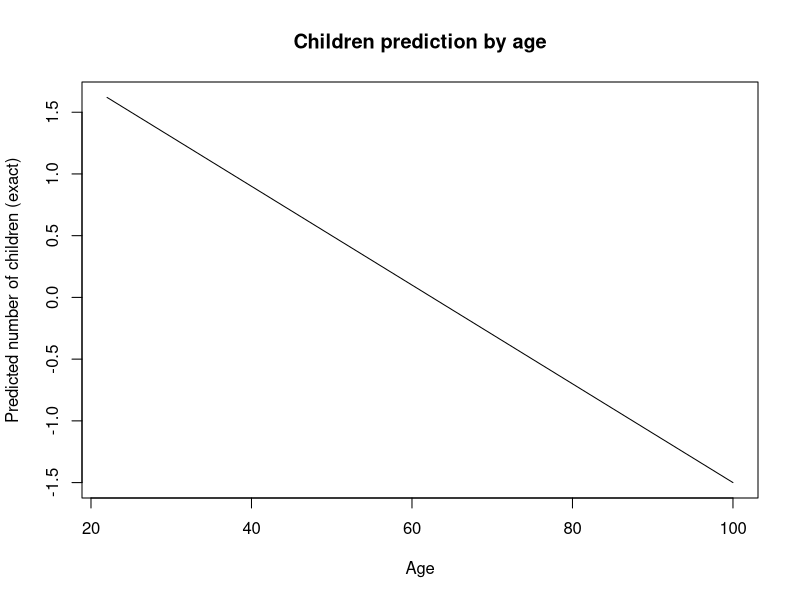
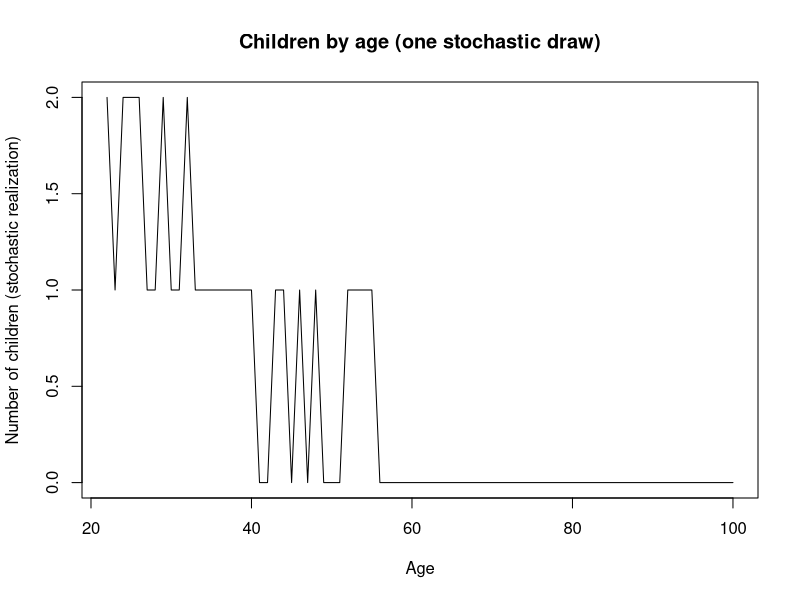
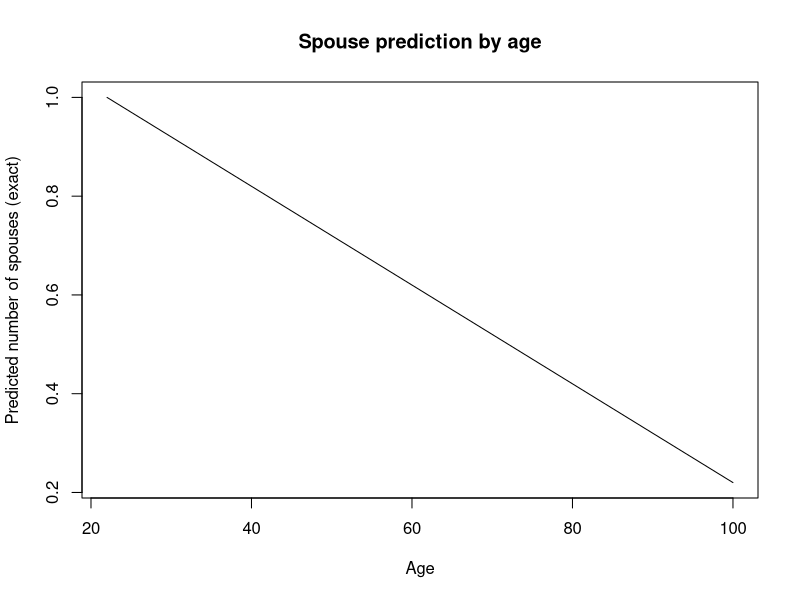
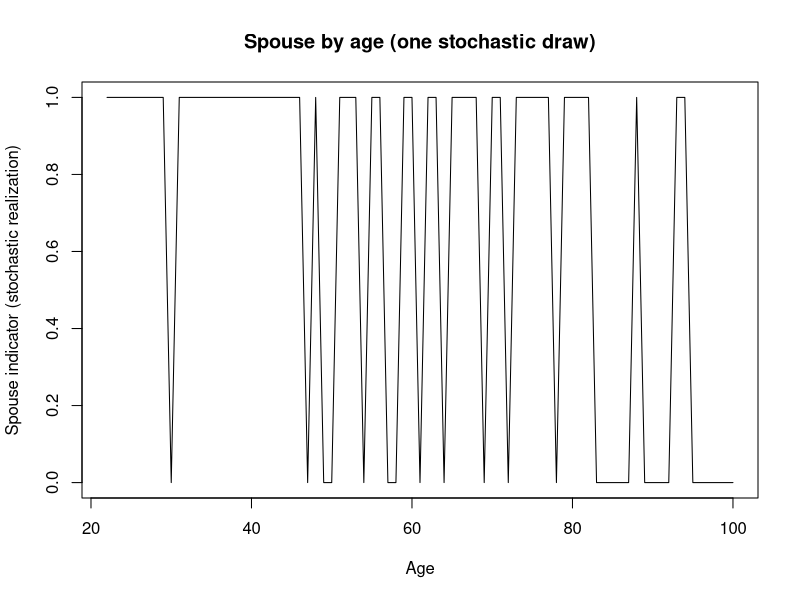
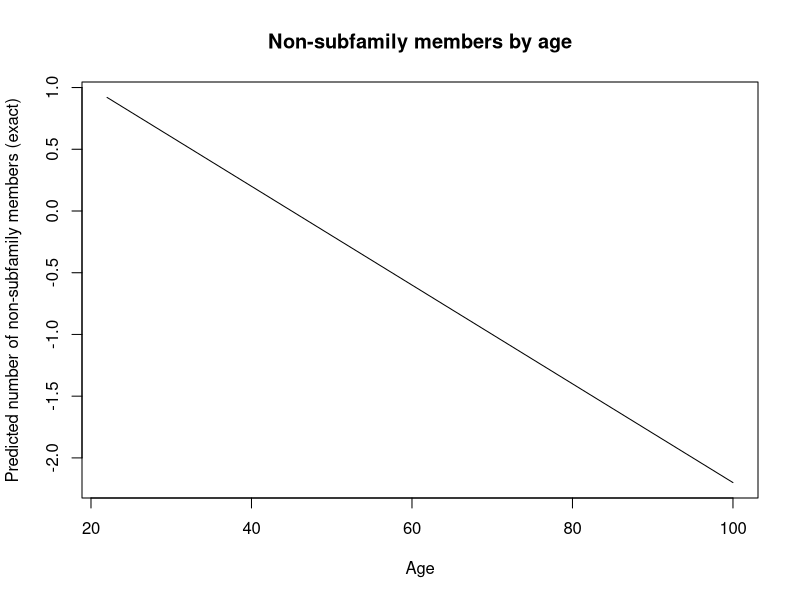
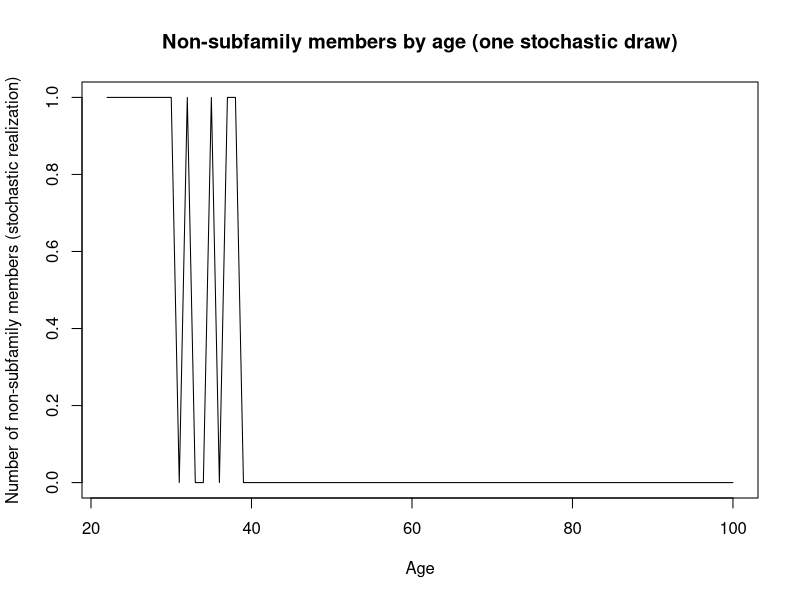
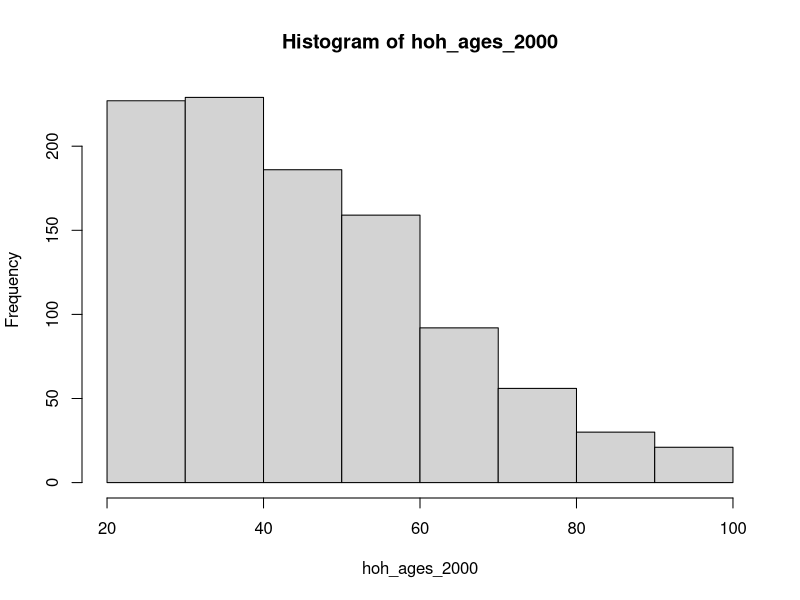
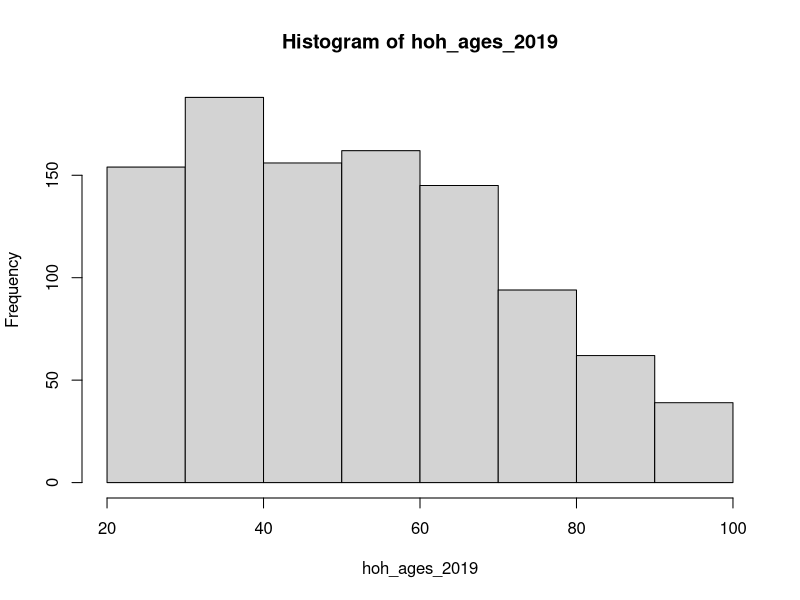

Reproduce these figures in R, in order.
# The purpose of this file is to provide examples of the results of Oaxaca-Blinder
# decompositions of household size when
# 1. Just immigrant status is involved
# 2. just age is involved
# 3. Age and immigration status are involved.

# ----- Step 0: Config ----- #
set.seed(123)

# ----- Step 1: Functions ----- #
generate_household_head_ages <- function(mean_age, n = 100, sd_age = 30) {
  ages <- integer(0)
  
  while (length(ages) < n) {
    draw <- round(rnorm(n, mean = mean_age, sd = sd_age))
    draw <- draw[draw >= 22 & draw <= 100]
    ages <- c(ages, draw)
  }
  
  ages[1:n]
}

stochastic_round <- function(x, min = 0, max = NULL) {
  lower <- floor(x)
  frac  <- x - lower
  
  # coin flip: round up with prob = frac
  y <- lower + rbinom(1, size = 1, prob = frac)
  
  # enforce bounds
  y <- max(min, y)
  if (!is.null(max)) y <- min(max, y)
  
  y
}

linear_predict <- function(age, b0, b1, sd_e = 0) {
  e <- rnorm(1, mean = 0, sd = sd_e)
  b0 + b1 * age + e
}

generate_children_exact <- function(age, b0 = 2.5, b1 = -0.04, sd_e = 0) {
  linear_predict(age, b0, b1, sd_e)
}
generate_children_round <- function(age, min = 0, max = NULL) {
  pred <- generate_children_exact(age)
  stochastic_round(pred, min = min, max = max)
}

generate_spouse_exact <- function(age, b0 = 1.22, b1 = -0.01, sd_e = 0) {
  linear_predict(age, b0, b1, sd_e)
}
generate_spouse_round <- function(age, min = 0, max = 1) {
  pred <- generate_spouse_exact(age)
  stochastic_round(pred, min = min, max = max)
}

generate_nonsf_exact <- function(age, b0 = 1.8, b1 = -0.04, sd_e = 0) {
  linear_predict(age, b0, b1, sd_e)
}
generate_nonsf_round <- function(age, min = 0, max = NULL) {
  pred <- generate_nonsf_exact(age)
  stochastic_round(pred, min = min, max = max)
}


expand_household_to_adults <- function(df) {
  rows <- vector("list", nrow(df))
  
  for (i in seq_len(nrow(df))) {
    row <- df[i, ]
    
    out <- list()
    
    # 1. Household head
    out[[1]] <- row
    
    # 2. Spouse(s): duplicate the household row
    if (row$n_spouses > 0) {
      for (s in seq_len(row$n_spouses)) {
        out[[length(out) + 1]] <- row
      }
    }
    
    # 3. Non-subfamily adults
    if (row$n_nonsf > 0) {
      for (n in seq_len(row$n_nonsf)) {
        nonsf_row <- row
        nonsf_row$n_children <- 0
        nonsf_row$n_spouses  <- 0
        nonsf_row$n_nonsf    <- row$hh_size - 1
        out[[length(out) + 1]] <- nonsf_row
      }
    }
    
    rows[[i]] <- do.call(rbind, out)
  }
  
  do.call(rbind, rows)
}


# ----- Step 2: Model calibration ----- #
# These are sanity checks of our synthetic parameters before generating full data.

ages <- 22:100 # 22 = age of majority in our model

# --- Children --- #
# Evaluate the children regression once at each integer age from 22 to 100
# and plot the implied relationship. This is without stochastic rounding.

children_pred_exact <- vapply(
  ages,
  function(a) generate_children_exact(age = a),
  numeric(1)
)

plot(
  ages, children_pred_exact,
  type = "l",
  xlab = "Age",
  ylab = "Predicted number of children (exact)",
  main = "Children prediction by age"
)

# Evaluate the children regression once at each integer age from 22 to 100
# and plot the implied relationship once stochastic rounding is applied.
children_pred_round <- vapply(
  ages,
  function(a) generate_children_round(age = a),
  numeric(1)
)

plot(
  ages, children_pred_round,
  type = "l",
  xlab = "Age",
  ylab = "Number of children (stochastic realization)",
  main = "Children by age (one stochastic draw)"
)

# --- Spouses --- #
spouse_pred_exact <- vapply(
  ages,
  function(a) generate_spouse_exact(age = a),
  numeric(1)
)

plot(
  ages, spouse_pred_exact,
  type = "l",
  xlab = "Age",
  ylab = "Predicted number of spouses (exact)",
  main = "Spouse prediction by age"
)

# Evaluate the spouse regression once at each integer age from 22 to 100
# and plot one stochastic realization after rounding to {0, 1}.
spouse_pred_round <- vapply(
  ages,
  function(a) generate_spouse_round(age = a),
  numeric(1)
)

plot(
  ages, spouse_pred_round,
  type = "l",
  xlab = "Age",
  ylab = "Spouse indicator (stochastic realization)",
  main = "Spouse by age (one stochastic draw)"
)

# --- Non-subfamily members --- #

# Evaluate the non-subfamily regression once at each integer age from 22 to 100
# and plot the implied relationship. This is without stochastic rounding.
nonsf_pred_exact <- vapply(
  ages,
  function(a) generate_nonsf_exact(age = a),
  numeric(1)
)

plot(
  ages, nonsf_pred_exact,
  type = "l",
  xlab = "Age",
  ylab = "Predicted number of non-subfamily members (exact)",
  main = "Non-subfamily members by age"
)

# Evaluate the non-subfamily regression once at each integer age from 22 to 100
# and plot one stochastic realization after rounding.
nonsf_pred_round <- vapply(
  ages,
  function(a) generate_nonsf_round(age = a),
  numeric(1)
)

plot(
  ages, nonsf_pred_round,
  type = "l",
  xlab = "Age",
  ylab = "Number of non-subfamily members (stochastic realization)",
  main = "Non-subfamily members by age (one stochastic draw)"
)


# ----- Step 3: Create synthetic data ----- #
n_obs <- 1000
# Generate synthetic "household head" ages for each year.
hoh_ages_2000 <- generate_household_head_ages(mean_age = 25, n = n_obs)
hoh_ages_2019 <- generate_household_head_ages(mean_age = 45, n = n_obs)
hoh_ages_2000 |> hist()
hoh_ages_2019 |> hist()

# Now generate n_children, n_spouses, and n_nonsf for each person using the stochastic
# rounded versions of the above function.
# Generate household components for each household head (stochastic versions)

generate_household_components <- function(ages) {
  n <- length(ages)
  
  n_children <- vapply(ages, generate_children_round, numeric(1))
  n_spouses  <- vapply(ages, generate_spouse_round,  numeric(1))
  n_nonsf    <- vapply(ages, generate_nonsf_round,    numeric(1))
  
  data.frame(
    age        = ages,
    n_children = n_children,
    n_spouses  = n_spouses,
    n_nonsf    = n_nonsf
  )
}

# Generate synthetic household data for each year
hh_2000 <- generate_household_components(hoh_ages_2000)
hh_2019 <- generate_household_components(hoh_ages_2019)

# Define total household size:
# 1 (household head) + spouses + children + non-subfamily members
hh_2000$hh_size <- 1 + hh_2000$n_spouses + hh_2000$n_children + hh_2000$n_nonsf
hh_2019$hh_size <- 1 + hh_2019$n_spouses + hh_2019$n_children + hh_2019$n_nonsf

summary(hh_2000$hh_size)
summary(hh_2019$hh_size)

hist(hh_2000$hh_size, main = "Household size (2000)", xlab = "Household size")
hist(hh_2019$hh_size, main = "Household size (2019)", xlab = "Household size")

person_2000 <- expand_household_to_adults(hh_2000)
person_2019 <- expand_household_to_adults(hh_2019)

# ----- Step 4: Apply KOB ---- #

hhsize_2000 <- person_2000$hh_size |> mean()
hhsize_2019 <- person_2019$hh_size |> mean()

hhsize_2019 - hhsize_2000

# ----- Step 4a: Component regressions by year ----- #

# Children regressions
reg_children_2000 <- lm(n_children ~ age, data = person_2000)
reg_children_2019 <- lm(n_children ~ age, data = person_2019)

# Spouse regressions
reg_spouse_2000 <- lm(n_spouses ~ age, data = person_2000)
reg_spouse_2019 <- lm(n_spouses ~ age, data = person_2019)

# Non-subfamily regressions
reg_nonsf_2000 <- lm(n_nonsf ~ age, data = person_2000)
reg_nonsf_2019 <- lm(n_nonsf ~ age, data = person_2019)


# --- Results

make_coef_table <- function(reg_2000, reg_2019,
                            year_names = c("2000", "2019")) {
  coefs_2000 <- coef(reg_2000)
  coefs_2019 <- coef(reg_2019)
  
  coef_names <- union(names(coefs_2000), names(coefs_2019))
  
  out <- cbind(
    `2000` = coefs_2000[coef_names],
    `2019` = coefs_2019[coef_names]
  )
  
  rownames(out) <- coef_names
  out
}

# Children coefficients
coef_children <- make_coef_table(
  reg_children_2000,
  reg_children_2019
)

# Spouse coefficients
coef_spouse <- make_coef_table(
  reg_spouse_2000,
  reg_spouse_2019
)

# Non-subfamily coefficients
coef_nonsf <- make_coef_table(
  reg_nonsf_2000,
  reg_nonsf_2019
)

coef_children
coef_spouse
coef_nonsf
